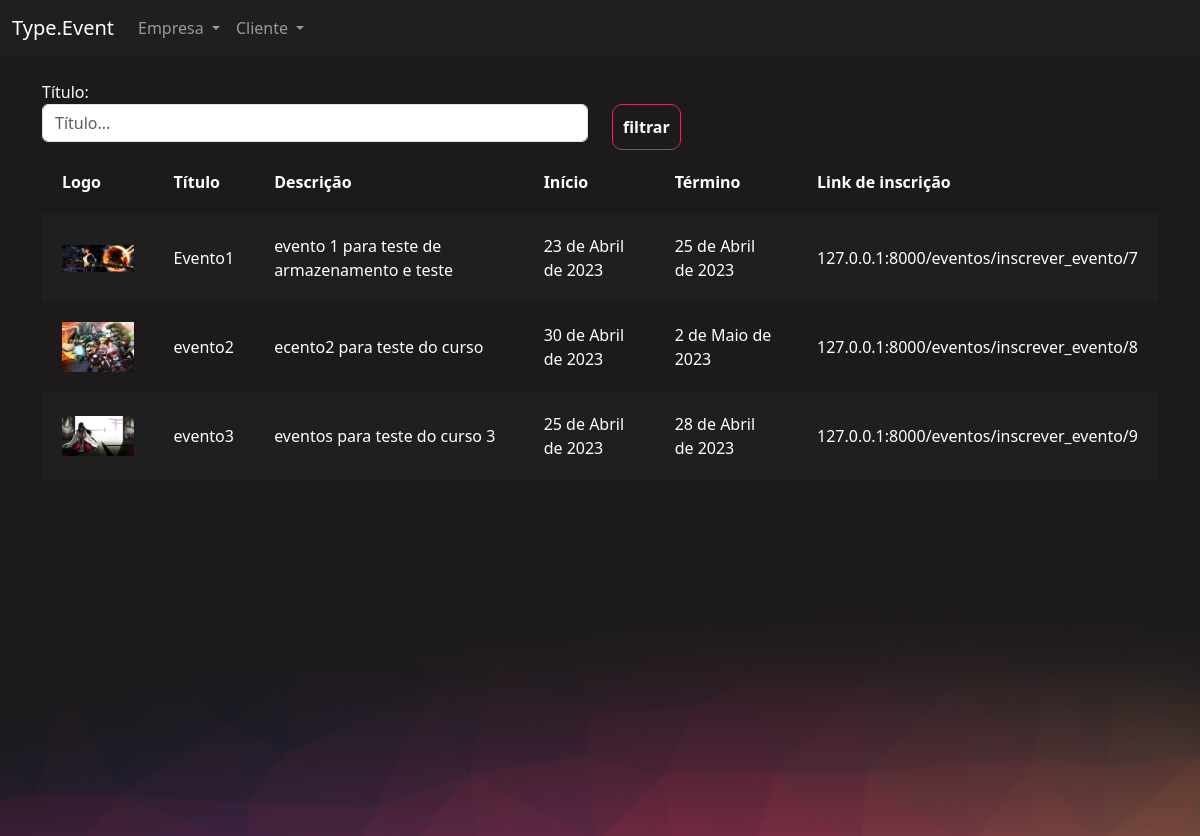
The page /eventos/gerenciar_evento/ (signed in) on the database its author committed.
### eventos/models.py (models this page shows, shortened)
class Evento(models.Model):
    criador = models.ForeignKey(User, on_delete=models.DO_NOTHING, null  =True, blank=True)
    nome = models.CharField(max_length=200)
    descricao = models.TextField()
    data_inicio = models.DateField()
    data_termino = models.DateField()
    carga_horaria = models.IntegerField()
    logo = models.ImageField(upload_to="logos")
    participantes = models.ManyToManyField(User, related_name="evento_participantes", blank=True, null=True)
    cor_principal = models.CharField(max_length=7)
    cor_secundaria = models.CharField(max_length=7)
    cor_fundo = models.CharField(max_length=7)

### eventos/views.py (the view)
# urls.py: path('gerenciar_evento/', views.gerenciar_evento, name="gerenciar_evento"),
def gerenciar_evento(request):
    if request.method == "GET":
        nome = request.GET.get('nome')
        eventos = Evento.objects.filter(criador=request.user)
        if nome:
            eventos = eventos.filter(nome__contains=nome)
        return render(request, 'gerenciar_evento.html', {'eventos': eventos})

### eventos/templates/gerenciar_evento.html (shortened to what this page needs)
{% extends "bases/base_evento.html" %}
{% load static %}
{% block 'importacoes' %}
    <link href="{% static 'evento/css/gerenciar_evento.css' %}" rel="stylesheet">
{% endblock %}
{% block 'conteudo' %}
    <div class="container">
        <br>
        <div class="row">
            <div class="col-md">
                <form action="{% url 'gerenciar_evento' %}" method="GET">
                <label>Título: </label>
                <input type="text" placeholder="Título..." class="form-control" name="nome">
            </div>
            <div class="col-md">
                <br>
                <input type="submit" class="btn-principal" value="filtrar">
            </div>
        </div>
        <table>
            <tr>
                <th>Logo</th>
                <th>Título</th>
                <th>Descrição</th>
                <th>Início</th>
                <th>Término</th>
                <th>Link de inscrição</th>
            </tr>
            {% for evento in eventos %}
                <tr class="{% cycle 'linha' 'linha2' %}">
                    <td width="10%"><a href="{% url 'participantes_evento' evento.id %}" ><img width="100%" src="/media/{{evento.logo}}"></a></td>
                    <td>{{evento.nome}}</td>
                    <td>{{evento.descricao}}</td>
                    <td>{{evento.data_inicio}}</td>
                    <td>{{evento.data_termino}}</td>
                    <td>127.0.0.1:8000/eventos/inscrever_evento/{{evento.id}}</td>
                </tr>
            {% endfor %}
        </table>
    </div>
{% endblock %}

### templates/bases/base_evento.html (shortened to what this page needs)
{% extends 'bases/base.html' %}
{% load static %}
{% block 'head' %}
    {% block 'importacoes' %}{% endblock %}
    <link href="{% static 'evento/css/evento.css' %}" rel="stylesheet">
    <link href="{% static 'usuarios/css/usuarios.css' %}" rel="stylesheet">
{% endblock %}
{% block 'body' %}
    <nav class="navbar navbar-expand-lg bg-body-tertiary navbar-color" data-bs-theme="dark">
        <div class="container-fluid">
            <a class="navbar-brand" href="#">Type.Event</a>
            <div class="collapse navbar-collapse" id="navbarNavDropdown">
            <ul class="navbar-nav">
                <li class="nav-item dropdown">
                    <a class="nav-link dropdown-toggle" href="#" role="button" data-bs-toggle="dropdown" aria-expanded="false">
                        Empresa
                    </a>
                </li>
                <li class="nav-item dropdown">
                    <a class="nav-link dropdown-toggle" href="#" role="button" data-bs-toggle="dropdown" aria-expanded="false">
                        Cliente
                    </a>
                </li>
            </ul>
            </div>
        </div>
    </nav>
    <div style="min-height: 60vh">
        {% block 'conteudo' %}
        {% endblock %}
    </div>
    <div class="fundo-pagina">
    </div>
{% endblock %}

### templates/bases/base.html (shortened to what this page needs)
{% load static %}
<!doctype html>
<html lang="en">
  <head>
    <link href="{% static 'geral/css/base.css' %}" rel="stylesheet">
    <link href="https://cdn.jsdelivr.net/npm/bootstrap@5.3.0-alpha1/dist/css/bootstrap.min.css" rel="stylesheet">
    {% block 'head' %}{% endblock %}
  </head>
  <body>
    {% block 'body' %}{% endblock %}
  </body>
</html>

### templates/static/geral/css/base.css (style rules this page uses)
body { color: white !important; }
:root { --main-color: #201F1F; --dark-color: #1C1A1A; --contrast-color: #BE375F; --differential-color: #ED8554; }

### templates/static/evento/css/gerenciar_evento.css (style rules this page uses)
table { width: 100%; padding: 20px; }
.linha { height: 40px; background-color: var(--main-color); padding: 20px; }
td, th { padding: 20px; }

### templates/static/evento/css/evento.css (style rules this page uses)
.navbar-color { background-color: #201F1F !important; }
body { background-color: #1C1A1A; }
.fundo-pagina { background-image: url('/static/evento/img/fundo_pagina.png'); height: 300px; background-size: cover; }

### templates/static/usuarios/css/usuarios.css (style rules this page uses)
.btn-principal { background-color: transparent; border: 1px solid var(--contrast-color); color: white; padding: 10px; border-radius: 10px; font-weight: bold; }

### rows shown on the page
Evento: logo (picture), nome "Evento1", descricao "evento 1 para teste de armazenamento e teste", data_inicio "23 de Abril de 2023", data_termino "25 de Abril de 2023", id "7"
Evento: logo (picture), nome "evento2", descricao "ecento2 para teste do curso", data_inicio "30 de Abril de 2023", data_termino "2 de Maio de 2023", id "8"
Evento: logo (picture), nome "evento3", descricao "eventos para teste do curso 3", data_inicio "25 de Abril de 2023", data_termino "28 de Abril de 2023", id "9"
